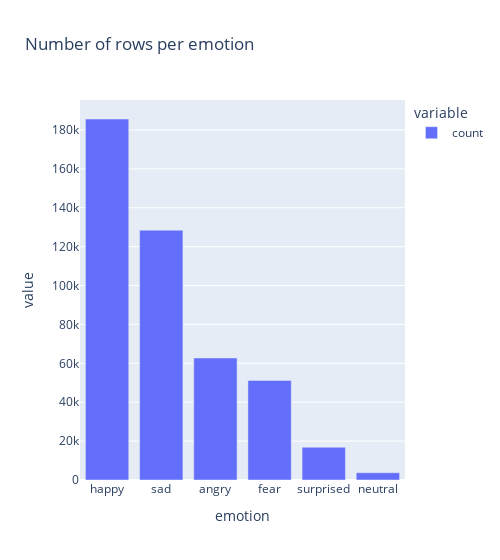

Notebook code for this chart:
### Markdown cell above
### Data

### Code cell
#Importing data
data = pd.read_excel ( 'D:/Users/chatbot_emotions_detection/Datasets/emtions_detection_datasets/02_final_data.xlsx' )
data.drop (columns = ['Unnamed: 0'], inplace = True)
print ('number of rows', data.shape[0])


#[s, lov, lo, j] to be deleted
idx_to_delete = data[data['emotion'].isin (['s', 'lov', 'lo', 'j'])].index
data_01 = data.drop (index= idx_to_delete)

#Doing the emotional mapping, emotion to their original form
emotion_mapping = {'sadness':'sad', 'Sad': 'sad',
                    'joy': 'happy', 'happiness': 'happy', 'fun': 'happy', 'Laughing': 'happy', 'Happy': 'happy', 'love': 'happy', 'enthusiasm': 'happy', 'relief': 'happy',
                    'none': 'neutral', 'Neutral': 'neutral', 'boredom': 'neutral', 'empty': 'neutral', 'sympathy': 'neutral', 'Wondering': 'neutral',
                    'Angry': 'angry', 'anger': 'angry', 'hate': 'angry',
                    'Surprised': 'surprised', 'surprise': 'surprised',
                    'worry': 'fear', 'fear': 'fear'}
#Remaining emotions : ['sad', 'happy', 'surprised', 'fear', 'angry', neutral]
data_01['emotion'] = data_01['emotion'].replace (emotion_mapping)

#Number of rows per emotion
px.bar (data_01['emotion'].value_counts(), width = 500, title = 'Number of rows per emotion')

### Figure 1 — Plotly figure (JSON) as saved in the notebook; plotly's stock layout.template omitted (floating-point values rounded to 4 significant figures)
{"data": [{"alignmentgroup": "True", "hovertemplate": "variable=count<br>emotion=%{x}<br>value=%{y}<extra></extra>", "legendgroup": "count", "marker": {"color": "#636efa", "pattern": {"shape": ""}}, "name": "count", "offsetgroup": "count", "orientation": "v", "showlegend": true, "textposition": "auto", "type": "bar", "x": ["happy", "sad", "angry", "fear", "surprised", "neutral"], "xaxis": "x", "y": [185625, 128474, 62746, 51213, 16841, 3744], "yaxis": "y"}], "layout": {"barmode": "relative", "legend": {"title": {"text": "variable"}, "tracegroupgap": 0}, "title": {"text": "Number of rows per emotion"}, "width": 500, "xaxis": {"anchor": "y", "domain": [0, 1], "title": {"text": "emotion"}}, "yaxis": {"anchor": "x", "domain": [0, 1], "title": {"text": "value"}}}}
